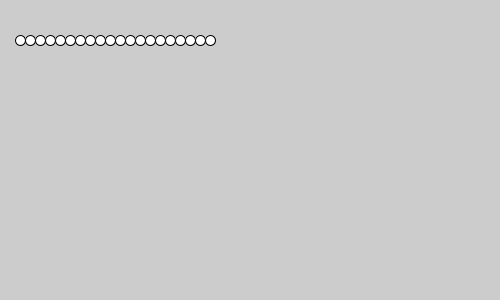
Frame 1 (no input)
Frame 60 (the mouse pressed at the canvas centre just before this capture): identical to frame 1, image omitted
Frame 120 (the mouse held since frame 60 and released just before this capture): identical to frame 1, image omitted

The Processing sketch that drew this single still picture (run headless with seeded random() and noise(); from frame 60 on, the mouse is pressed at the canvas centre):

// Processing sketch: sketch004a
// ── sketch004a.pde
void setup ()
{
  size (500, 300);
  for (int i=0; i<20; i++)
  ellipse (i*10+20,40,10,10);
}

void draw () { }
